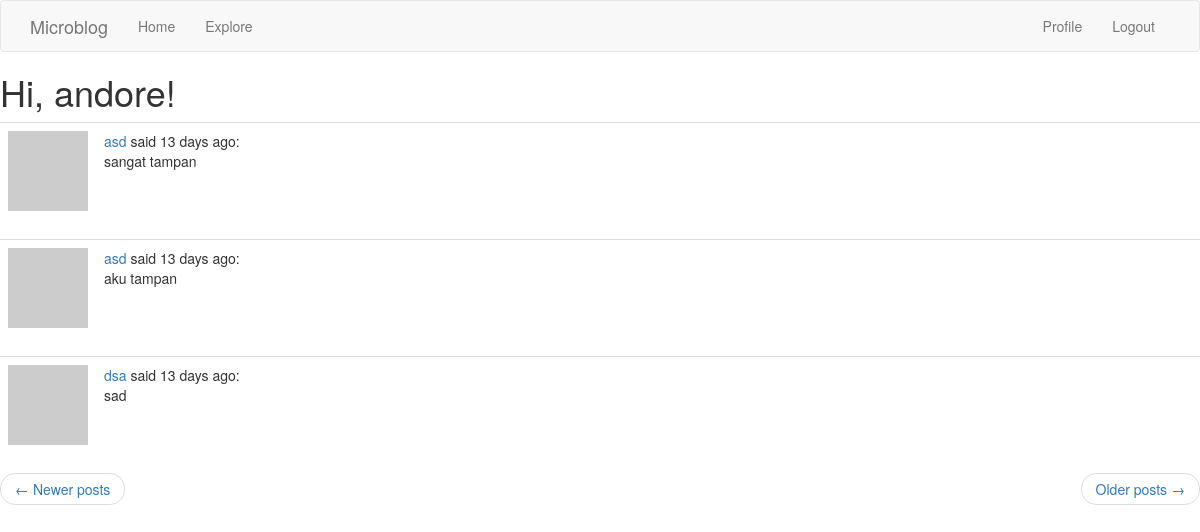
/explore?page=3 (signed in), run on the app's committed database.
### app/models.py (models this page shows, shortened)
class User(UserMixin, db.Model):
    id = db.Column(db.Integer, primary_key=True)
    username = db.Column(db.String(64), index=True, unique=True)
    email = db.Column(db.String(120), index=True, unique=True)
    password_hash = db.Column(db.String(128))
    about_me = db.Column(db.String(140))
    last_seen = db.Column(db.DateTime, default=datetime.utcnow)
    followed = db.relationship(
        'User', secondary=followers,
        primaryjoin=(followers.c.follower_id == id),
        secondaryjoin=(followers.c.followed_id == id),
        backref=db.backref('followers', lazy='dynamic'), lazy='dynamic')
    def avatar(self, size):
        digest = md5(self.email.lower().encode('utf-8')).hexdigest()
        return 'https://www.gravatar.com/avatar/{}?d=identicon&s={}'.format(
            digest, size)

class Post(db.Model):
    id = db.Column(db.Integer, primary_key=True)
    body = db.Column(db.String(140))
    timestamp = db.Column(db.DateTime, index=True, default=datetime.utcnow)
    user_id = db.Column(db.Integer, db.ForeignKey('user.id'))
    author = db.relationship('User', backref='author', lazy=True)

### app/routes.py (the view)
@app.route('/explore')
@login_required
def explore():
    page = request.args.get('page', 1, type=int)
    posts = Post.query.order_by(Post.timestamp.desc()).paginate(
        page, app.config['POSTS_PER_PAGE'], False)
    next_url = url_for('explore', page=posts.next_num) \
        if posts.has_next else None
    prev_url = url_for('explore', page=posts.prev_num) \
        if posts.has_prev else None
    return render_template("index.html", title='Explore', posts=posts.items,
                          next_url=next_url, prev_url=prev_url)

### app/forms.py (called while the page is built)
@login.user_loader
def load_user(id):
    return User.query.get(int(id))

### app/routes.py (called while the page is built)
@app.before_request
def before_request():
    if current_user.is_authenticated:
        current_user.last_seen = datetime.utcnow()
        db.session.commit()

### app/templates/index.html (shortened to what this page needs)
{% extends "base.html" %}
{% block content %}
    <h1>Hi, {{ current_user.username }}!</h1>
    {% for post in posts %}
        {% include '_post.html' %}
    {% endfor %}
    <nav aria-label="...">
        <ul class="pager">
            <li class="previous{% if not prev_url %} disabled{% endif %}">
                <a href="{{ prev_url or '#' }}">
                    <span aria-hidden="true">&larr;</span> Newer posts
                </a>
            </li>
            <li class="next{% if not next_url %} disabled{% endif %}">
                <a href="{{ next_url or '#' }}">
                    Older posts <span aria-hidden="true">&rarr;</span>
                </a>
            </li>
        </ul>
    </nav>
{% endblock %}

### app/templates/base.html (shortened to what this page needs)
{% extends 'bootstrap/base.html' %}
{% block navbar %}
    <nav class="navbar navbar-default">
        <div class="container">
            <div class="navbar-header">
                <a class="navbar-brand" href="{{ url_for('index') }}">Microblog</a>
            </div>
            <div class="collapse navbar-collapse" id="bs-example-navbar-collapse-1">
                <ul class="nav navbar-nav">
                    <li><a href="{{ url_for('index') }}">{{ ('Home') }}</a></li>
                    <li><a href="{{ url_for('explore') }}">{{ ('Explore') }}</a></li>
                </ul>
                <ul class="nav navbar-nav navbar-right">
                    {% if current_user.is_anonymous %}
                    <li><a href="{{ url_for('login') }}">{{ ('Login') }}</a></li>
                    {% else %}
                    <li><a href="{{ url_for('user', username=current_user.username) }}">{{ ('Profile') }}</a></li>
                    <li><a href="{{ url_for('logout') }}">{{ ('Logout') }}</a></li>
                    {% endif %}
                </ul>
            </div>
        </div>
    </nav>
{% endblock %}

### app/templates/_post.html
<table class="table table-hover">
    <tr>
        <td width="70px">
            <a href="{{ url_for('user', username=post.author.username) }}">
                <img src="{{ post.author.avatar(70) }}" />
            </a>
        </td>
        <td>
            <a href="{{ url_for('user', username=post.author.username) }}">
                {{ post.author.username }}
            </a>
            said {{ moment(post.timestamp).fromNow() }}:
            <br>
            {{ post.body }}
        </td>
    </tr>
</table>

### data on the page
User: username "andore"
Post: author.username "asd", timestamp "13 days ago", body "sangat tampan"
Post: author.username "asd", timestamp "13 days ago", body "aku tampan"
Post: author.username "dsa", timestamp "13 days ago", body "sad"

### other printed values
{{ ('Home') }} "Home"
{{ ('Explore') }} "Explore"
{{ ('Profile') }} "Profile"
{{ ('Logout') }} "Logout"
